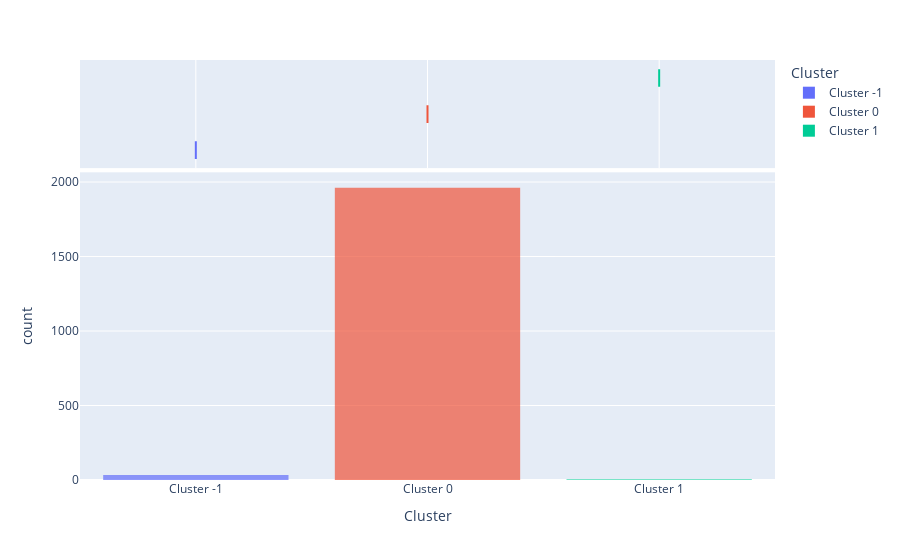

This figure's notebook cell:
### Code cell
plot_model(model, plot='distribution')

### Figure 1 — Plotly figure (JSON) as saved in the notebook; plotly's stock layout.template omitted (floating-point values rounded to 4 significant figures; data arrays with more than 128 entries replaced by an {"elided": "..."} marker saying what was removed)
{"data": [{"alignmentgroup": "True", "bingroup": "x", "hovertemplate": "Cluster=%{x}<br>count=%{y}<extra></extra>", "legendgroup": "Cluster -1", "marker": {"color": "#636efa", "opacity": 0.7, "pattern": {"shape": ""}}, "name": "Cluster -1", "offsetgroup": "Cluster -1", "orientation": "v", "showlegend": true, "type": "histogram", "x": ["Cluster -1", "Cluster -1", "Cluster -1", "Cluster -1", "Cluster -1", "Cluster -1", "Cluster -1", "Cluster -1", "Cluster -1", "Cluster -1", "Cluster -1", "Cluster -1", "Cluster -1", "Cluster -1", "Cluster -1", "Cluster -1", "Cluster -1", "Cluster -1", "Cluster -1", "Cluster -1", "Cluster -1", "Cluster -1", "Cluster -1", "Cluster -1", "Cluster -1", "Cluster -1", "Cluster -1", "Cluster -1", "Cluster -1", "Cluster -1", "Cluster -1", "Cluster -1", "Cluster -1"], "xaxis": "x", "yaxis": "y"}, {"alignmentgroup": "True", "customdata": [[210690, 0.687], [100000, 0.5779], [21500, 1.09], [245000, 0.7013], [202440, 0.687], [198600.0, 1.757], [240000, 0.44], [130000, 0.8801], [175000, 0.5521], [266333, 0.4917], [42000, 1.014], [165000, 0.7537], [205077, 1.668], [50000, 1.584], [124080, 1.213], [84500, 0.4], [80150, 0.4041], [260000, 0.5704], [230000, 1.165], [246000, 0.8192], [229950, 0.6244], [200000.0, 1.603], [200000, 1.199], [225000, 1.343], [250000, 2.612], [208000.0, 0.8079], [20000, 2.186], [249998, 1.003], [207975, 1.668], [150000, 0.7131], [160000, 1.193], [205900, 0.7223], [135000, 0.3915]], "hovertemplate": "Cluster=%{x}<br>price=%{customdata[0]}<br>volume=%{customdata[1]}<extra></extra>", "legendgroup": "Cluster -1", "marker": {"color": "#636efa"}, "name": "Cluster -1", "notched": true, "offsetgroup": "Cluster -1", "showlegend": false, "type": "box", "x": ["Cluster -1", "Cluster -1", "Cluster -1", "Cluster -1", "Cluster -1", "Cluster -1", "Cluster -1", "Cluster -1", "Cluster -1", "Cluster -1", "Cluster -1", "Cluster -1", "Cluster -1", "Cluster -1", "Cluster -1", "Cluster -1", "Cluster -1", "Cluster -1", "Cluster -1", "Cluster -1", "Cluster -1", "Cluster -1", "Cluster -1", "Cluster -1", "Cluster -1", "Cluster -1", "Cluster -1", "Cluster -1", "Cluster -1", "Cluster -1", "Cluster -1", "Cluster -1", "Cluster -1"], "xaxis": "x2", "yaxis": "y2"}, {"alignmentgroup": "True", "bingroup": "x", "hovertemplate": "Cluster=%{x}<br>count=%{y}<extra></extra>", "legendgroup": "Cluster 0", "marker": {"color": "#EF553B", "opacity": 0.7, "pattern": {"shape": ""}}, "name": "Cluster 0", "offsetgroup": "Cluster 0", "orientation": "v", "showlegend": true, "type": "histogram", "x": {"elided": "1962 str values"}, "xaxis": "x", "yaxis": "y"}, {"alignmentgroup": "True", "customdata": {"elided": "1962x2 float values"}, "hovertemplate": "Cluster=%{x}<br>price=%{customdata[0]}<br>volume=%{customdata[1]}<extra></extra>", "legendgroup": "Cluster 0", "marker": {"color": "#EF553B"}, "name": "Cluster 0", "notched": true, "offsetgroup": "Cluster 0", "showlegend": false, "type": "box", "x": {"elided": "1962 str values"}, "xaxis": "x2", "yaxis": "y2"}, {"alignmentgroup": "True", "bingroup": "x", "hovertemplate": "Cluster=%{x}<br>count=%{y}<extra></extra>", "legendgroup": "Cluster 1", "marker": {"color": "#00cc96", "opacity": 0.7, "pattern": {"shape": ""}}, "name": "Cluster 1", "offsetgroup": "Cluster 1", "orientation": "v", "showlegend": true, "type": "histogram", "x": ["Cluster 1", "Cluster 1", "Cluster 1", "Cluster 1", "Cluster 1"], "xaxis": "x", "yaxis": "y"}, {"alignmentgroup": "True", "customdata": [[199000, 0.9694], [220000, 1.073], [209240, 1.012], [203968, 1.012], [214900, 1.059]], "hovertemplate": "Cluster=%{x}<br>price=%{customdata[0]}<br>volume=%{customdata[1]}<extra></extra>", "legendgroup": "Cluster 1", "marker": {"color": "#00cc96"}, "name": "Cluster 1", "notched": true, "offsetgroup": "Cluster 1", "showlegend": false, "type": "box", "x": ["Cluster 1", "Cluster 1", "Cluster 1", "Cluster 1", "Cluster 1"], "xaxis": "x2", "yaxis": "y2"}], "layout": {"autosize": true, "barmode": "relative", "legend": {"title": {"text": "Cluster"}, "tracegroupgap": 0}, "margin": {"t": 60}, "xaxis": {"anchor": "y", "autorange": true, "categoryarray": ["Cluster -1", "Cluster 0", "Cluster 1"], "categoryorder": "array", "domain": [0, 1], "range": [-0.5, 2.5], "title": {"text": "Cluster"}, "type": "category"}, "xaxis2": {"anchor": "y2", "autorange": true, "domain": [0, 1], "matches": "x", "range": [-0.5, 2.5], "showgrid": true, "showticklabels": false, "type": "category"}, "yaxis": {"anchor": "x", "autorange": true, "domain": [0, 0.7326], "range": [0, 2065.0], "title": {"text": "count"}}, "yaxis2": {"anchor": "x2", "autorange": true, "domain": [0.7426, 1], "matches": "y2", "range": [-0.5, 2.5], "showgrid": false, "showline": false, "showticklabels": false, "ticks": "", "type": "category"}}}
